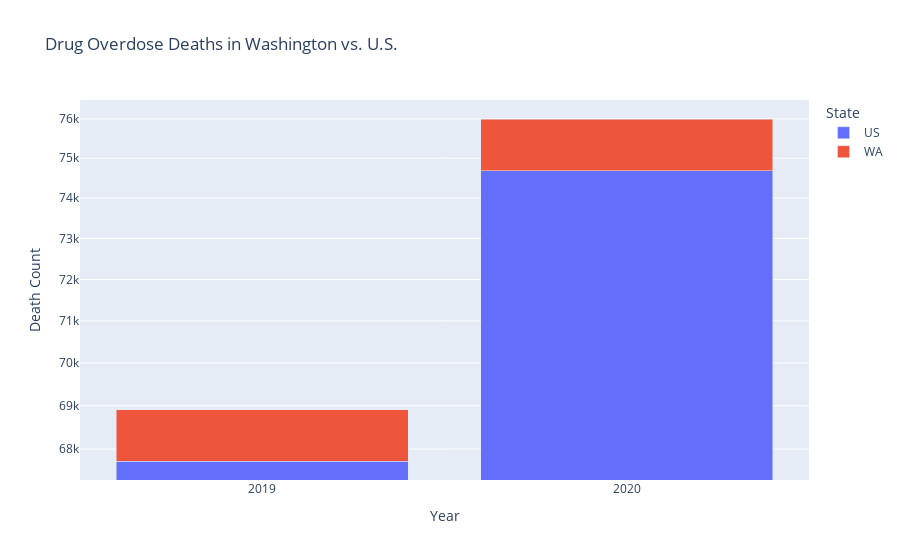

Here is the notebook cell this chart was saved with:
### Code cell
usa_data = pd.read_csv('Data/NationalOverdose.csv')
usa_data = usa_data[['State', 'Year', 'Month', 'Period', 'Indicator', 'Data Value']].copy()
usa_data['Year'] = usa_data['Year'].astype(str)
any_drug = (usa_data['Indicator'] == 'Number of Drug Overdose Deaths')

# Create masks
year = (usa_data['Year'] == '2019') | (usa_data['Year'] == '2020')
month = (usa_data['Month'] == 'March')
states = (usa_data['State'] == 'WA') | (usa_data['State'] == 'US')

# Filter data
usa_data = usa_data[any_drug & year & month & states]
usa_data

fig = px.bar(usa_data, x='Year', y='Data Value', color='State', title='Drug Overdose Deaths in Washington vs. U.S.')
fig.update_layout(barmode='stack')
fig.update_yaxes(type='log')
fig.update_yaxes(title="Death Count")
# fig.write_image('wa_versus_us.png')

### Figure 1 — Plotly figure (JSON) as saved in the notebook; plotly's stock layout.template omitted (floating-point values rounded to 4 significant figures)
{"data": [{"alignmentgroup": "True", "hovertemplate": "State=US<br>Year=%{x}<br>Data Value=%{y}<extra></extra>", "legendgroup": "US", "marker": {"color": "#636efa", "pattern": {"shape": ""}}, "name": "US", "offsetgroup": "US", "orientation": "v", "showlegend": true, "textposition": "auto", "type": "bar", "x": ["2019", "2020"], "xaxis": "x", "y": ["67,727", "74,679"], "yaxis": "y"}, {"alignmentgroup": "True", "hovertemplate": "State=WA<br>Year=%{x}<br>Data Value=%{y}<extra></extra>", "legendgroup": "WA", "marker": {"color": "#EF553B", "pattern": {"shape": ""}}, "name": "WA", "offsetgroup": "WA", "orientation": "v", "showlegend": true, "textposition": "auto", "type": "bar", "x": ["2019", "2020"], "xaxis": "x", "y": ["1,181", "1,318"], "yaxis": "y"}], "layout": {"barmode": "stack", "legend": {"title": {"text": "State"}, "tracegroupgap": 0}, "title": {"text": "Drug Overdose Deaths in Washington vs. U.S."}, "xaxis": {"anchor": "y", "domain": [0, 1], "title": {"text": "Year"}}, "yaxis": {"anchor": "x", "domain": [0, 1], "title": {"text": "Death Count"}, "type": "log"}}}
